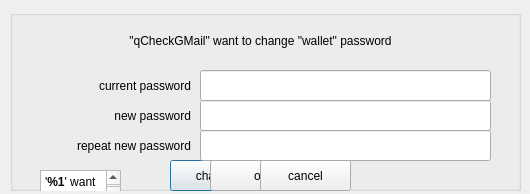
<?xml version="1.0" encoding="UTF-8"?>
<ui version="4.0">
 <class>changePassWordDialog</class>
 <widget class="QDialog" name="changePassWordDialog">
  <property name="geometry">
   <rect>
    <x>0</x>
    <y>0</y>
    <width>530</width>
    <height>194</height>
   </rect>
  </property>
  <property name="windowTitle">
   <string>change wallet's password</string>
  </property>
  <widget class="QGroupBox" name="groupBox">
   <property name="geometry">
    <rect>
     <x>10</x>
     <y>10</y>
     <width>511</width>
     <height>181</height>
    </rect>
   </property>
   <property name="title">
    <string/>
   </property>
   <widget class="QPushButton" name="pushButtonChange">
    <property name="geometry">
     <rect>
      <x>160</x>
      <y>150</y>
      <width>91</width>
      <height>31</height>
     </rect>
    </property>
    <property name="text">
     <string>change</string>
    </property>
   </widget>
   <widget class="QPushButton" name="pushButtonOK">
    <property name="geometry">
     <rect>
      <x>200</x>
      <y>150</y>
      <width>101</width>
      <height>31</height>
     </rect>
    </property>
    <property name="text">
     <string>ok</string>
    </property>
   </widget>
   <widget class="QLineEdit" name="lineEditCurrentPassWord">
    <property name="geometry">
     <rect>
      <x>190</x>
      <y>60</y>
      <width>291</width>
      <height>31</height>
     </rect>
    </property>
    <property name="echoMode">
     <enum>QLineEdit::Password</enum>
    </property>
   </widget>
   <widget class="QLineEdit" name="lineEditNewPassWord">
    <property name="geometry">
     <rect>
      <x>190</x>
      <y>90</y>
      <width>291</width>
      <height>31</height>
     </rect>
    </property>
    <property name="echoMode">
     <enum>QLineEdit::Password</enum>
    </property>
   </widget>
   <widget class="QLineEdit" name="lineEditNewPassWord_2">
    <property name="geometry">
     <rect>
      <x>190</x>
      <y>120</y>
      <width>291</width>
      <height>31</height>
     </rect>
    </property>
    <property name="echoMode">
     <enum>QLineEdit::Password</enum>
    </property>
   </widget>
   <widget class="QLabel" name="label">
    <property name="geometry">
     <rect>
      <x>20</x>
      <y>10</y>
      <width>461</width>
      <height>41</height>
     </rect>
    </property>
    <property name="text">
     <string>&quot;qCheckGMail&quot; want to change &quot;wallet&quot; password</string>
    </property>
    <property name="alignment">
     <set>Qt::AlignCenter</set>
    </property>
   </widget>
   <widget class="QLabel" name="label_2">
    <property name="geometry">
     <rect>
      <x>10</x>
      <y>60</y>
      <width>171</width>
      <height>31</height>
     </rect>
    </property>
    <property name="text">
     <string>current password</string>
    </property>
    <property name="alignment">
     <set>Qt::AlignRight|Qt::AlignTrailing|Qt::AlignVCenter</set>
    </property>
    <property name="wordWrap">
     <bool>true</bool>
    </property>
   </widget>
   <widget class="QLabel" name="label_3">
    <property name="geometry">
     <rect>
      <x>10</x>
      <y>90</y>
      <width>171</width>
      <height>31</height>
     </rect>
    </property>
    <property name="text">
     <string>new password</string>
    </property>
    <property name="alignment">
     <set>Qt::AlignRight|Qt::AlignTrailing|Qt::AlignVCenter</set>
    </property>
    <property name="wordWrap">
     <bool>true</bool>
    </property>
   </widget>
   <widget class="QLabel" name="label_4">
    <property name="geometry">
     <rect>
      <x>10</x>
      <y>120</y>
      <width>171</width>
      <height>31</height>
     </rect>
    </property>
    <property name="text">
     <string>repeat new password</string>
    </property>
    <property name="alignment">
     <set>Qt::AlignRight|Qt::AlignTrailing|Qt::AlignVCenter</set>
    </property>
    <property name="wordWrap">
     <bool>true</bool>
    </property>
   </widget>
   <widget class="QPushButton" name="pushButtonCancel">
    <property name="geometry">
     <rect>
      <x>250</x>
      <y>150</y>
      <width>91</width>
      <height>31</height>
     </rect>
    </property>
    <property name="text">
     <string>cancel</string>
    </property>
   </widget>
   <widget class="QTextEdit" name="textEdit">
    <property name="geometry">
     <rect>
      <x>30</x>
      <y>160</y>
      <width>81</width>
      <height>31</height>
     </rect>
    </property>
    <property name="html">
     <string>&lt;!DOCTYPE HTML PUBLIC &quot;-//W3C//DTD HTML 4.0//EN&quot; &quot;http://www.w3.org/TR/REC-html40/strict.dtd&quot;&gt;
&lt;html&gt;&lt;head&gt;&lt;meta name=&quot;qrichtext&quot; content=&quot;1&quot; /&gt;&lt;style type=&quot;text/css&quot;&gt;
p, li { white-space: pre-wrap; }
&lt;/style&gt;&lt;/head&gt;&lt;body style=&quot; font-family:'Sans Serif'; font-size:9pt; font-weight:400; font-style:normal;&quot;&gt;
&lt;p style=&quot; margin-top:0px; margin-bottom:0px; margin-left:0px; margin-right:0px; -qt-block-indent:0; text-indent:0px;&quot;&gt;'&lt;span style=&quot; font-weight:600;&quot;&gt;%1&lt;/span&gt;' want to change '&lt;span style=&quot; font-weight:600;&quot;&gt;%2&lt;/span&gt;' password&lt;/p&gt;&lt;/body&gt;&lt;/html&gt;</string>
    </property>
   </widget>
  </widget>
 </widget>
 <resources/>
 <connections/>
</ui>
